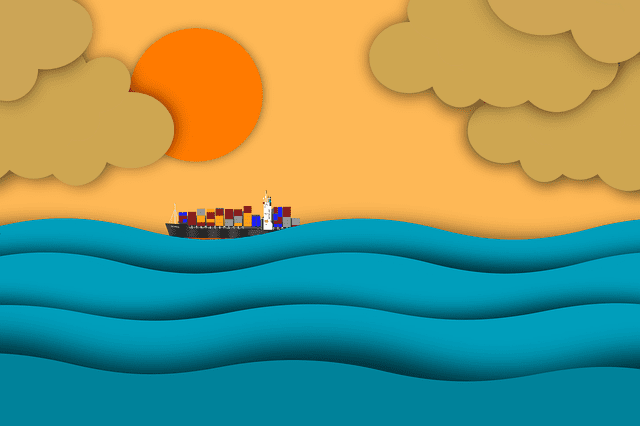
//> input picture images/rotation.png, 640 x 426 px
$ ./img_rotation_and_translation   (built with g++ and OpenCV 4)
//> lines starting //> are read from the running program, lines starting //| are printed output that depends on the picture
#include <iostream>
#include <opencv2/opencv.hpp>
// 1. rotation images
// 2. translation images


int main(){
    std::string image_path = "../images/rotation.png";
    cv::Mat img = cv::imread(image_path);
//> img is the input picture: 426 rows x 640 cols, CV_8UC3; mean B, G, R 113.5, 150.1, 120.6
    // 1. rotation images
    cv::Point2f center((img.cols - 1)/2., (img.rows - 1)/2.);
//> center = Point(319.5, 212.5)
    // std::cout << center << std::endl;
    cv::Mat rotation_matrix = cv::getRotationMatrix2D(center, 45, 1.0);
    // std::cout << rotation_matrix << std::endl;
    cv::Mat rotated_image;
    cv::warpAffine(img, rotated_image,rotation_matrix, img.size());
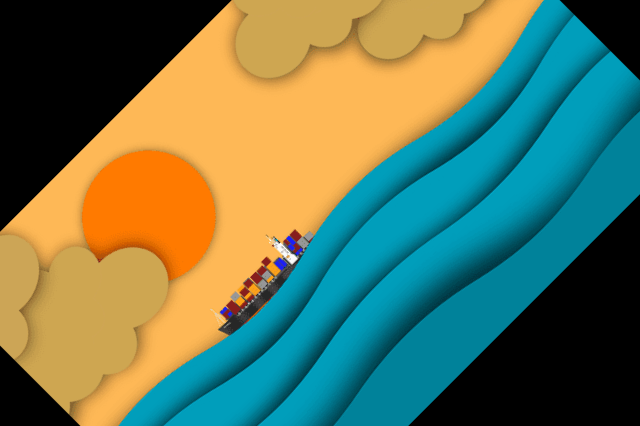
//> rotated_image: 426 rows x 640 cols, CV_8UC3; mean B, G, R 87.7, 117.7, 97.9
    // imshow("rotation images", rotated_image);
    // 2. translation images
    int height = img.cols;
//> height = 640
    int width = img.rows;
//> width = 426

    float tx = -float(width)/3;
//> tx = -142
    float ty = -float(height)/5;
//> ty = -128

    float warp_values[] = {1.0, 0.0, tx, 0.0, 1.0, ty};
//> warp_values = [1, 0, -142, 0, 1, -128]
    cv::Mat translation_img;
    cv::Mat translation_matrix = cv::Mat(2, 3, CV_32F, warp_values);
//> translation_matrix = [[1, 0, -142], [0, 1, -128]]
    cv::warpAffine(img, translation_img,translation_matrix, img.size());
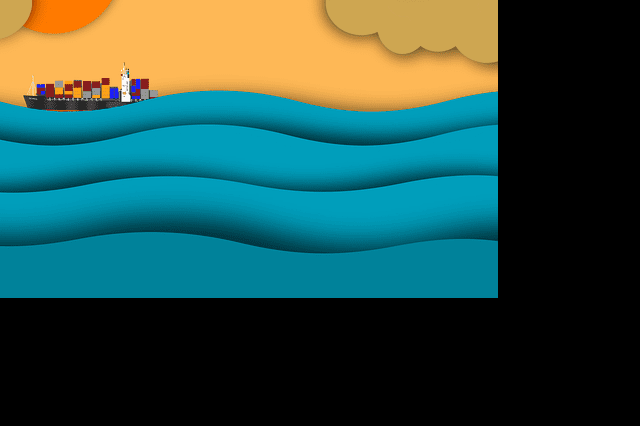
//> translation_img: 426 rows x 640 cols, CV_8UC3; mean B, G, R 71.1, 78.8, 43.1
    imshow("translation image", translation_img);
    cv::waitKey(0);
    return 0;
}
